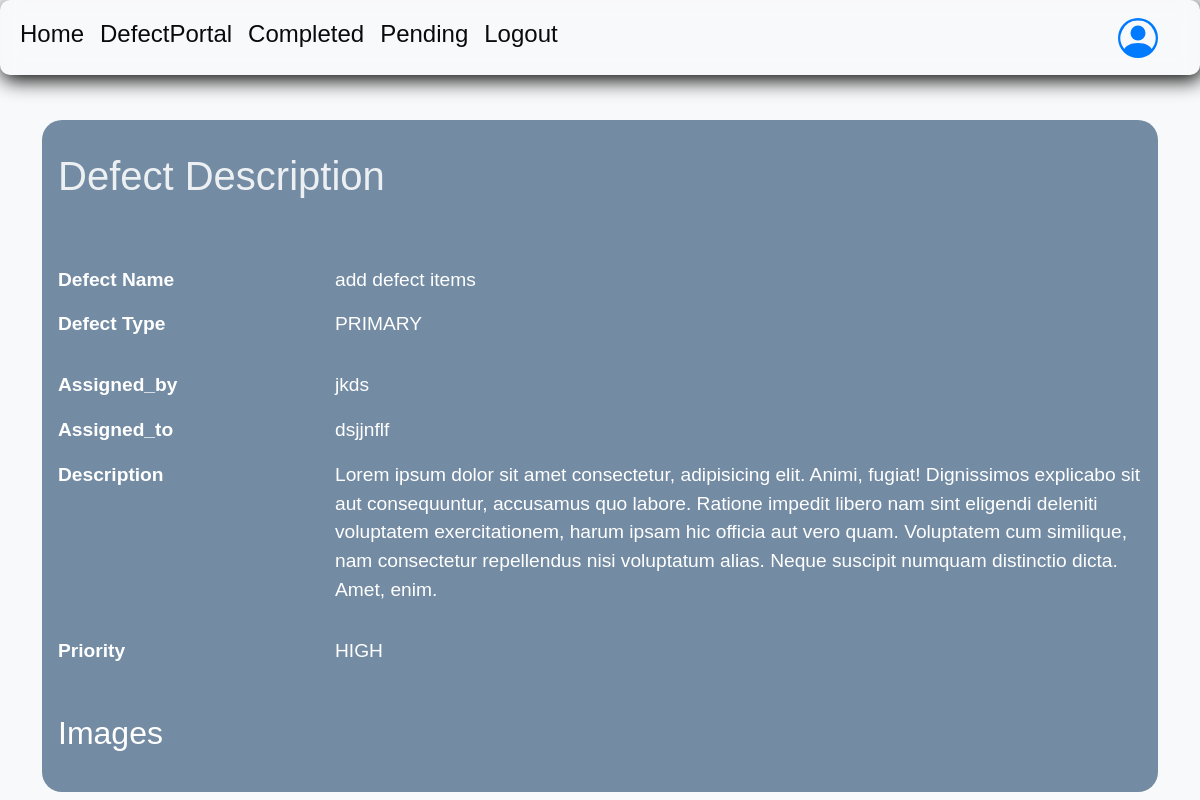
Screenshot of /defects/descr/3/ (signed in) with the database file from the repository.
### DefectsPortal/models.py (models this page shows, shortened)
class Defect(models.Model):
    defect_id = models.CharField(max_length=100)
    defect_name = models.CharField(max_length=100)
    defect_type = models.CharField(max_length=100, choices=DEFECTS_TYPES, default='PRIMARY')
    assigned_by = models.CharField(max_length=100)
    assigned_to = models.CharField(max_length=100)
    description = models.TextField()
    defect_status = models.CharField(max_length=100, choices=DEFECTS_STATUS, default='NOT COMPLETED')
    priority = models.CharField(max_length=100, choices=DEFECTS_PRIORITY, default='HIGH')

### DefectsPortal/views.py (the view)
# urls.py: path('descr/<int:id>/', views.defect_description, name='descr'),
@login_required(login_url='login')
def defect_description(request, id=0):
    defe = Defect.objects.get(id=id)
    images = Defects_screen_shots.objects.filter(defect=defe)
    context = {
        'defe': defe,
        'images': images
    }
    return render(request, 'defects/description.html', {'context': context})

### templates/defects/description.html (shortened to what this page needs)
{% extends 'defects/defect.html' %}
{% block contents %}
    <div class="container">
        <div class="jumbotron">
            <h1>Defect Description</h1>
            <br><br>
            <dl class="row">
                <dt class="col-sm-3">Defect Name</dt>
                <dd class="col-sm-9"> {{ context.defe.defect_name }} </dd>
                <dt class="col-sm-3">Defect Type</dt>
                <dd class="col-sm-9"><p> {{ context.defe.defect_type }} </p></dd>
                <dt class="col-sm-3">Assigned_by</dt>
                <dd class="col-sm-9"> {{ context.defe.assigned_by}} </dd>
                <dt class="col-sm-3 ">Assigned_to</dt>
                <dd class="col-sm-9"> {{ context.defe.assigned_to}}  </dd>
                <dt class="col-sm-3">Description</dt>
                <dd class="col-sm-9"><p> {{ context.defe.description }} </p></dd>
                <dt class="col-sm-3">Priority</dt>
                <dd class="col-sm-9"><p>  {{ context.defe.priority }} </p></dd>
            </dl>
            <h2>Images</h2>
        </div>
    </div>
{% endblock %}

### templates/defects/defect.html (style rules this page uses)
body { font-family: Arial, sans-serif; background-color: #f8f9fa; margin: 0; padding: 0; }
.container { margin-top: 120px; }

### templates/defects/description.html (style rules this page uses)
body { background-color: #f8f9fa; }
.jumbotron { margin-top: 10px; background-color: #738ba3; padding: 2rem 1rem; border-radius: 20px; color: white; font-size: 1.2rem; }
h1 { color: #edf0f3; }
dt { font-weight: bold; }
dd { margin-bottom: 1rem; }

### rows the page displays
Defect: defe.defect_name "add defect items", defe.defect_type "PRIMARY", defe.assigned_by "jkds", defe.assigned_to "dsjjnflf", defe.description "Lorem ipsum dolor sit amet consectetur, adipisicing elit. Animi, fugiat! Dignissimos explicabo sit aut consequuntur, accusamus quo labore. Ratione impedit libero nam sint eligendi deleniti voluptatem exercitationem, harum ipsam hic officia aut vero quam. Voluptatem cum similique, nam consectetur repellendus nisi voluptatum alias. Neque suscipit numquam distinctio dicta. Amet, enim.", defe.priority "HIGH"
